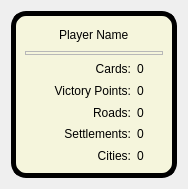
<?xml version="1.0" encoding="UTF-8"?>
<ui version="4.0">
 <class>PlayerStatusDialog</class>
 <widget class="QDialog" name="PlayerStatusDialog">
  <property name="geometry">
   <rect>
    <x>0</x>
    <y>0</y>
    <width>188</width>
    <height>189</height>
   </rect>
  </property>
  <property name="windowTitle">
   <string>Dialog</string>
  </property>
  <layout class="QGridLayout" name="gridLayout">
   <item row="0" column="0">
    <widget class="QFrame" name="main">
     <property name="styleSheet">
      <string notr="true">QFrame#main {
	background-color: beige;
	border-style: outset;
	border-width: 5px;
	border-radius: 15;
	font: bold 14px;
	padding: 0px;
}</string>
     </property>
     <property name="frameShape">
      <enum>QFrame::StyledPanel</enum>
     </property>
     <property name="frameShadow">
      <enum>QFrame::Raised</enum>
     </property>
     <layout class="QVBoxLayout" name="verticalLayout_2">
      <item>
       <layout class="QHBoxLayout" name="horizontalLayout">
        <item>
         <spacer name="horizontalSpacer">
          <property name="orientation">
           <enum>Qt::Horizontal</enum>
          </property>
          <property name="sizeHint" stdset="0">
           <size>
            <width>40</width>
            <height>20</height>
           </size>
          </property>
         </spacer>
        </item>
        <item>
         <widget class="QLabel" name="labelPlayerName">
          <property name="styleSheet">
           <string notr="true">none;</string>
          </property>
          <property name="text">
           <string>Player Name</string>
          </property>
         </widget>
        </item>
        <item>
         <spacer name="horizontalSpacer_2">
          <property name="orientation">
           <enum>Qt::Horizontal</enum>
          </property>
          <property name="sizeHint" stdset="0">
           <size>
            <width>40</width>
            <height>20</height>
           </size>
          </property>
         </spacer>
        </item>
       </layout>
      </item>
      <item>
       <widget class="QFrame" name="frame">
        <property name="sizePolicy">
         <sizepolicy hsizetype="Preferred" vsizetype="Fixed">
          <horstretch>0</horstretch>
          <verstretch>0</verstretch>
         </sizepolicy>
        </property>
        <property name="minimumSize">
         <size>
          <width>0</width>
          <height>4</height>
         </size>
        </property>
        <property name="maximumSize">
         <size>
          <width>16777215</width>
          <height>4</height>
         </size>
        </property>
        <property name="frameShape">
         <enum>QFrame::StyledPanel</enum>
        </property>
        <property name="frameShadow">
         <enum>QFrame::Raised</enum>
        </property>
       </widget>
      </item>
      <item>
       <layout class="QHBoxLayout" name="horizontalLayout_3" stretch="8,2">
        <item>
         <widget class="QLabel" name="labelCardLabel">
          <property name="text">
           <string>Cards:</string>
          </property>
          <property name="alignment">
           <set>Qt::AlignRight|Qt::AlignTrailing|Qt::AlignVCenter</set>
          </property>
         </widget>
        </item>
        <item>
         <widget class="QLabel" name="labelCardNumber">
          <property name="text">
           <string>0</string>
          </property>
         </widget>
        </item>
       </layout>
      </item>
      <item>
       <layout class="QHBoxLayout" name="horizontalLayout_4" stretch="8,2">
        <item>
         <widget class="QLabel" name="labelVictoryPointLabel">
          <property name="text">
           <string>Victory Points:</string>
          </property>
          <property name="alignment">
           <set>Qt::AlignRight|Qt::AlignTrailing|Qt::AlignVCenter</set>
          </property>
         </widget>
        </item>
        <item>
         <widget class="QLabel" name="labelVictoryPointNumber">
          <property name="text">
           <string>0</string>
          </property>
         </widget>
        </item>
       </layout>
      </item>
      <item>
       <layout class="QHBoxLayout" name="horizontalLayout_5" stretch="8,2">
        <item>
         <widget class="QLabel" name="labelRoadsLabel">
          <property name="text">
           <string>Roads:</string>
          </property>
          <property name="alignment">
           <set>Qt::AlignRight|Qt::AlignTrailing|Qt::AlignVCenter</set>
          </property>
         </widget>
        </item>
        <item>
         <widget class="QLabel" name="labelRoadsNumber">
          <property name="text">
           <string>0</string>
          </property>
         </widget>
        </item>
       </layout>
      </item>
      <item>
       <layout class="QHBoxLayout" name="horizontalLayout_6" stretch="8,2">
        <item>
         <widget class="QLabel" name="labelSelttelmentsLabel">
          <property name="text">
           <string>Settlements:</string>
          </property>
          <property name="alignment">
           <set>Qt::AlignRight|Qt::AlignTrailing|Qt::AlignVCenter</set>
          </property>
         </widget>
        </item>
        <item>
         <widget class="QLabel" name="labelSettlementsNumber">
          <property name="text">
           <string>0</string>
          </property>
         </widget>
        </item>
       </layout>
      </item>
      <item>
       <layout class="QHBoxLayout" name="horizontalLayout_7" stretch="8,2">
        <item>
         <widget class="QLabel" name="labelCitiesLabel">
          <property name="text">
           <string>Cities:</string>
          </property>
          <property name="alignment">
           <set>Qt::AlignRight|Qt::AlignTrailing|Qt::AlignVCenter</set>
          </property>
         </widget>
        </item>
        <item>
         <widget class="QLabel" name="labelCitiesNumber">
          <property name="text">
           <string>0</string>
          </property>
         </widget>
        </item>
       </layout>
      </item>
     </layout>
    </widget>
   </item>
  </layout>
 </widget>
 <resources/>
 <connections/>
</ui>
